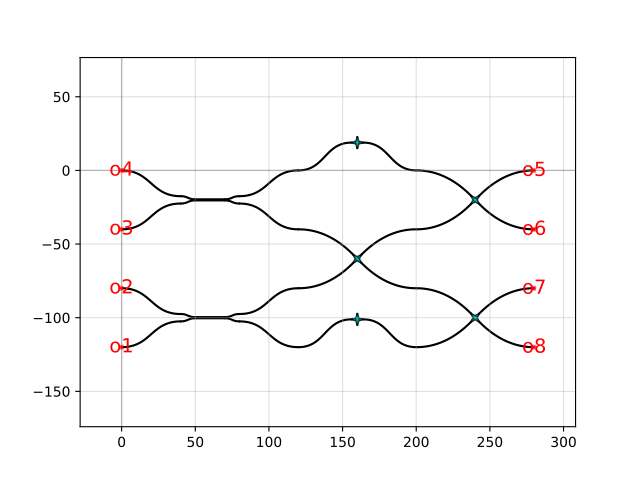

Source code (Python):
import gdsfactory as gf
from gdsfactory.components.crossing_waveguide import crossing45
from gdsfactory.components.crossing_waveguide import compensation_path

symbol_to_component =  {
      "C": gf.routing.fanout2x2(component=gf.components.coupler(), port_spacing=40.0),
      "X": crossing45(port_spacing=40.0),
      "-": compensation_path(crossing45=crossing45(port_spacing=40.0)),
}
c = gf.components.component_lattice(symbol_to_component=symbol_to_component)
c.plot()
